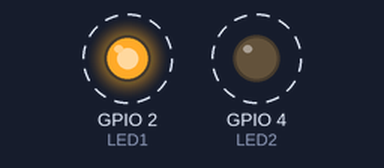
Bench run of a sketch on a simulated ESP32. On the bench: output pins drawn as LEDs (lit = HIGH). Dashed ring = blinking.

Above: at 0.2 s.
Timing chart, 0 to 3.0 s (numbered marks = the images above):
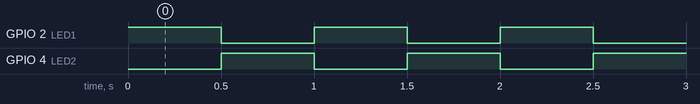

The sketch:

esp32_2_led_blnking.ino
```cpp
#define LED1 2  // First LED on GPIO 2
#define LED2 4  // Second LED on GPIO 4

void setup() {
    pinMode(LED1, OUTPUT);
    pinMode(LED2, OUTPUT);
}

void loop() {
    digitalWrite(LED1, HIGH);
    digitalWrite(LED2, LOW);
    delay(500);

    digitalWrite(LED1, LOW);
    digitalWrite(LED2, HIGH);
    delay(500);
}
```

Measured:
- by itself, GPIO 2 (LED1), GPIO 4 (LED2): alternates HIGH for 0.50 s and LOW for 0.50 s
